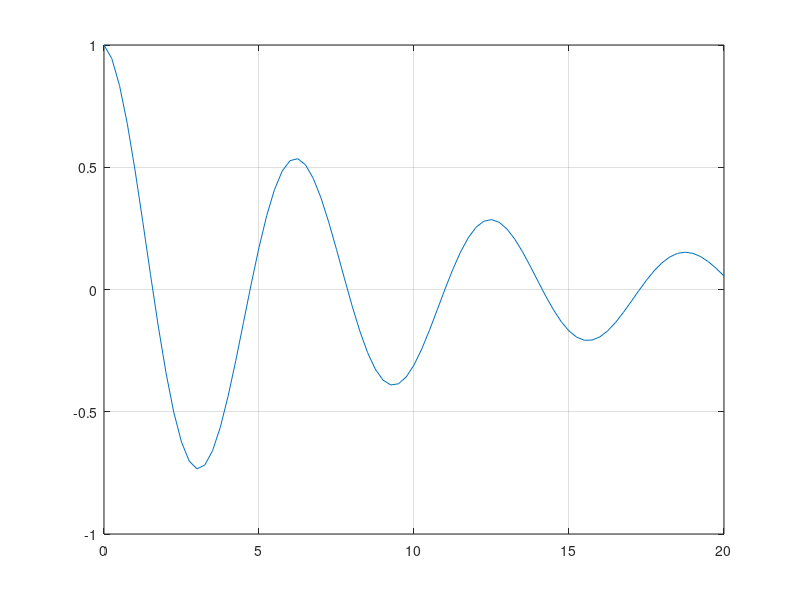
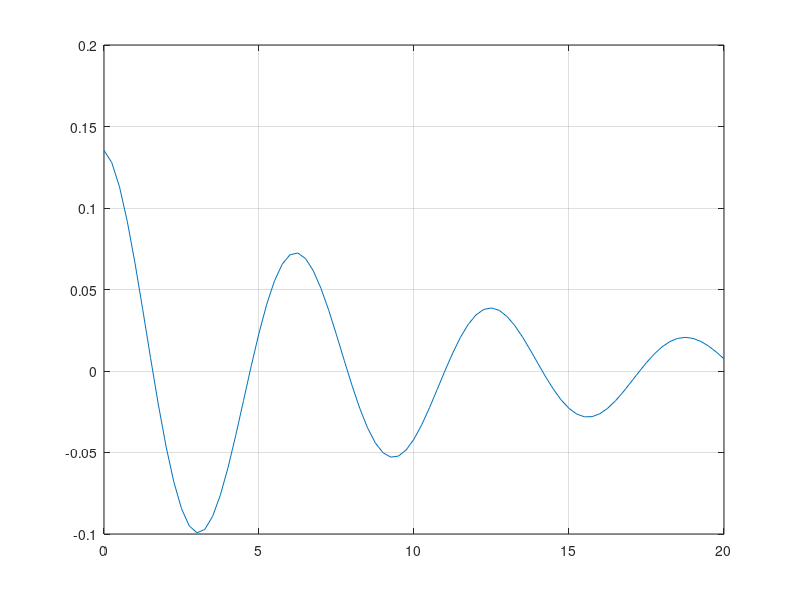

Write MATLAB code to recreate these figures, in order.
ts = 0.25; #periodo
t = 0:ts:20;
atraso = 20;
xt = cos(t).*exp(-0.1*(t));  #funcao
xa = cos(t).*exp(-0.1*(t+atraso));  #transformacao
plot(t,xt), grid on;
figure;
plot(t,xa), grid on;
